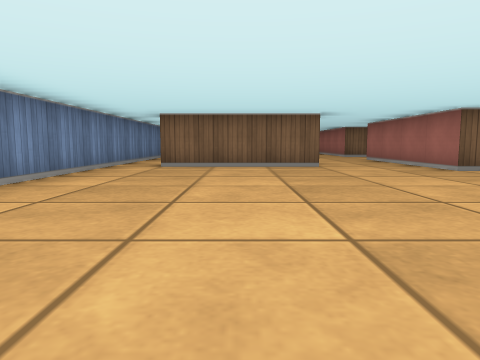
View 1 (above)

17 first-person views from a walk through a cub3D level. The camera is about half as high as the walls, tilts 6° down and sees 70° across. The floor is counted in squares. Each view is taken from the middle of a square. On the plan, view 1 faces up. The plan holds only what a view shows up to about 9 squares ahead; the rest is blank.

View 2
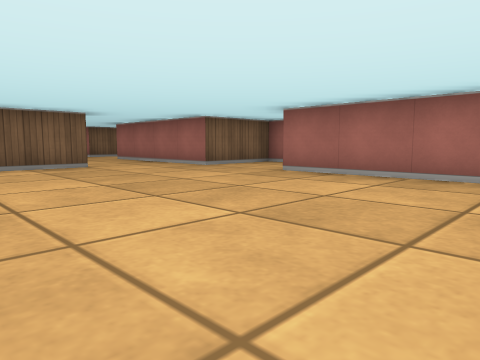

View 3
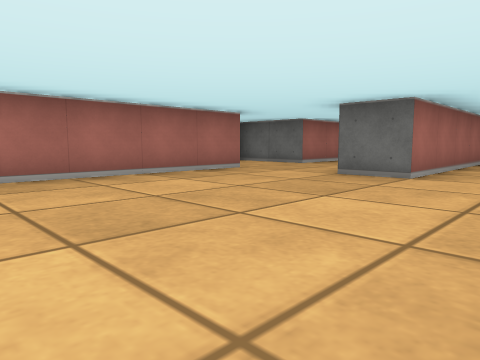

View 4
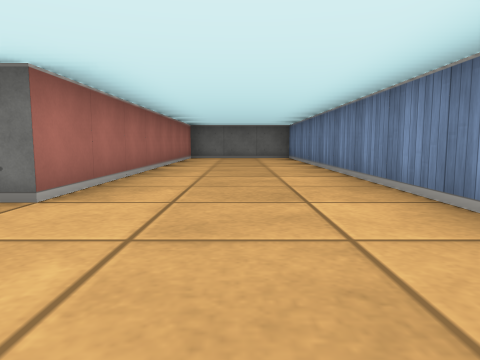

View 5
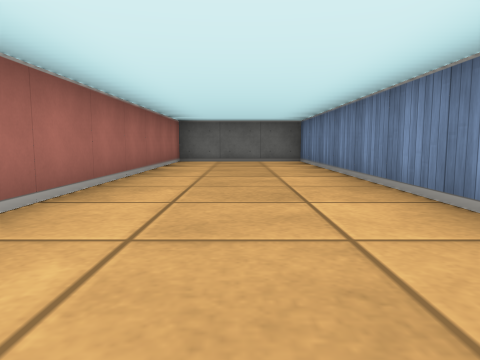

View 6
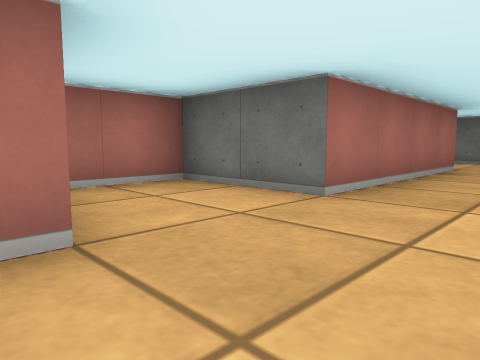

View 7
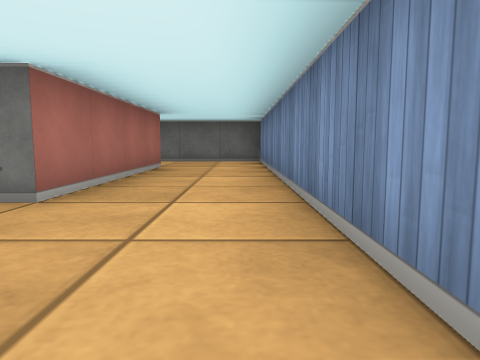

View 8
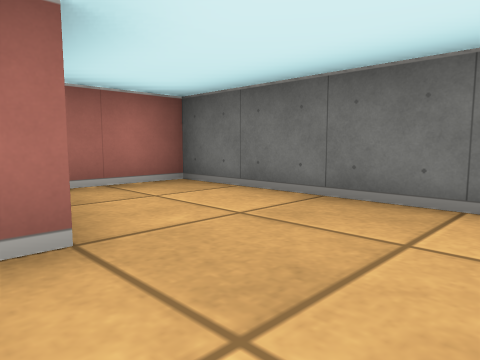

View 9
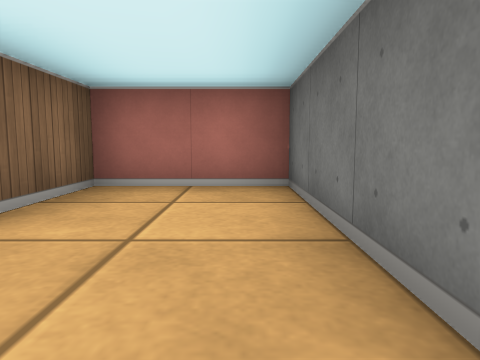

View 10
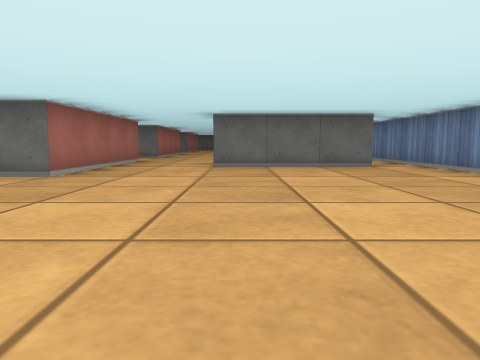

View 11
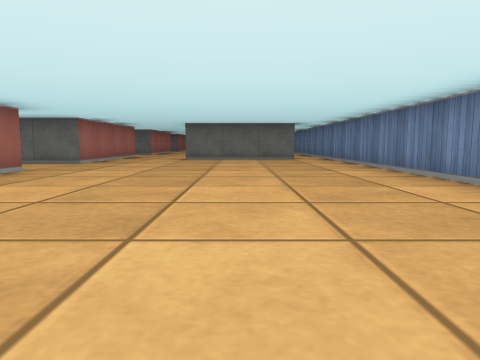

View 12
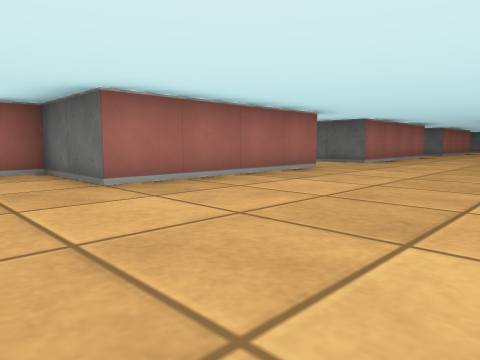

View 13
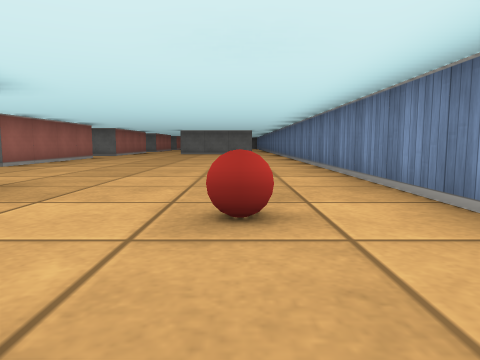

View 14
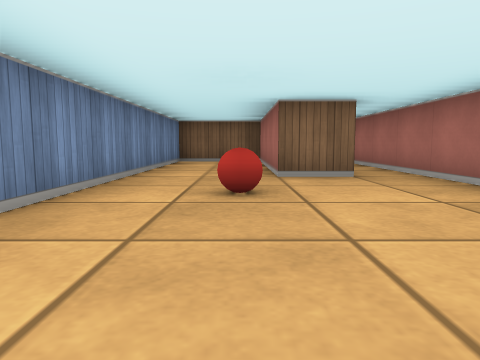

View 15
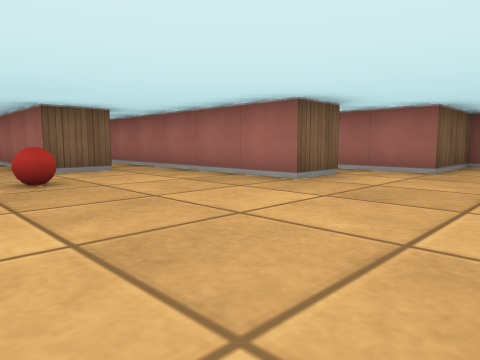

View 16
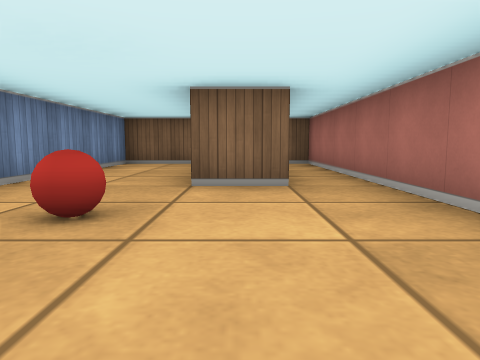

View 17
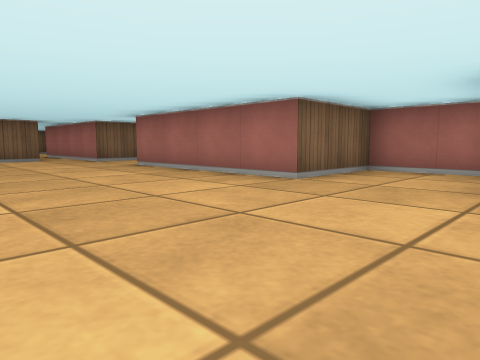

### Floor plan
Ten units are one square. View 1 is at (0, 0); x grows to the right and y downward. Boxes are objects, and circles mark ways between rooms. Rooms are numbered by the first view taken in them; rooms with no view inside come last. Other rooms are left out.
<svg viewBox="-30 -260 90 350">
<path fill="none" stroke="#000" d="M35 6 35 -35M-25 0 -25 85 5 85 5 5 15 5 15 82M16 -65 -15 -65M55 -50 55 -55 35 -55 35 -65M35 66 35 25 55 25 55 11M-25 -65 -25 -35M14 85 55 85 55 65 40 65M26 -185 15 -185 15 -255 10 -255M6 -215 -5 -215 -5 -255 -25 -255 -25 -65M55 -99 55 -115 35 -115 35 -155 55 -155 55 -175 35 -175 35 -191M-16 -75 15 -75M35 -65 35 -95 49 -95"/>
<rect x="-15" y="-205" width="10" height="10" fill="#bbb"><title>ball</title></rect>
<circle cx="-20" cy="-70" r="3" fill="#2a7"/>
<circle cx="25" cy="-70" r="3" fill="#2a7"/>
<text x="10" y="0">1</text>
<text x="10" y="-150">2</text>
</svg>
Room 1 opens to room 2.

Where each view was taken, in squares from view 1:
view 1: 0 up, 0 right, facing up
view 2: 0 up, 1 left, facing up-right
view 3: 4 up, 1 left, facing down-right
view 4: 2 up, 1 left, facing down
view 5: 0 up, 1 left, facing down
view 6: 0 up, 2 right, facing down-right
view 7: 0 up, 2 right, facing down
view 8: 6 down, 2 right, facing down-right
view 9: 8 down, 2 right, facing right
view 10: 14 up, 1 right, facing down
view 11: 17 up, 0 right, facing down
view 12: 17 up, 0 right, facing down-right
view 13: 22 up, 1 left, facing down
view 14: 17 up, 1 left, facing up
view 15: 16 up, 2 left, facing up-right
view 16: 18 up, 0 right, facing up
view 17: 9 up, 0 right, facing up-right
